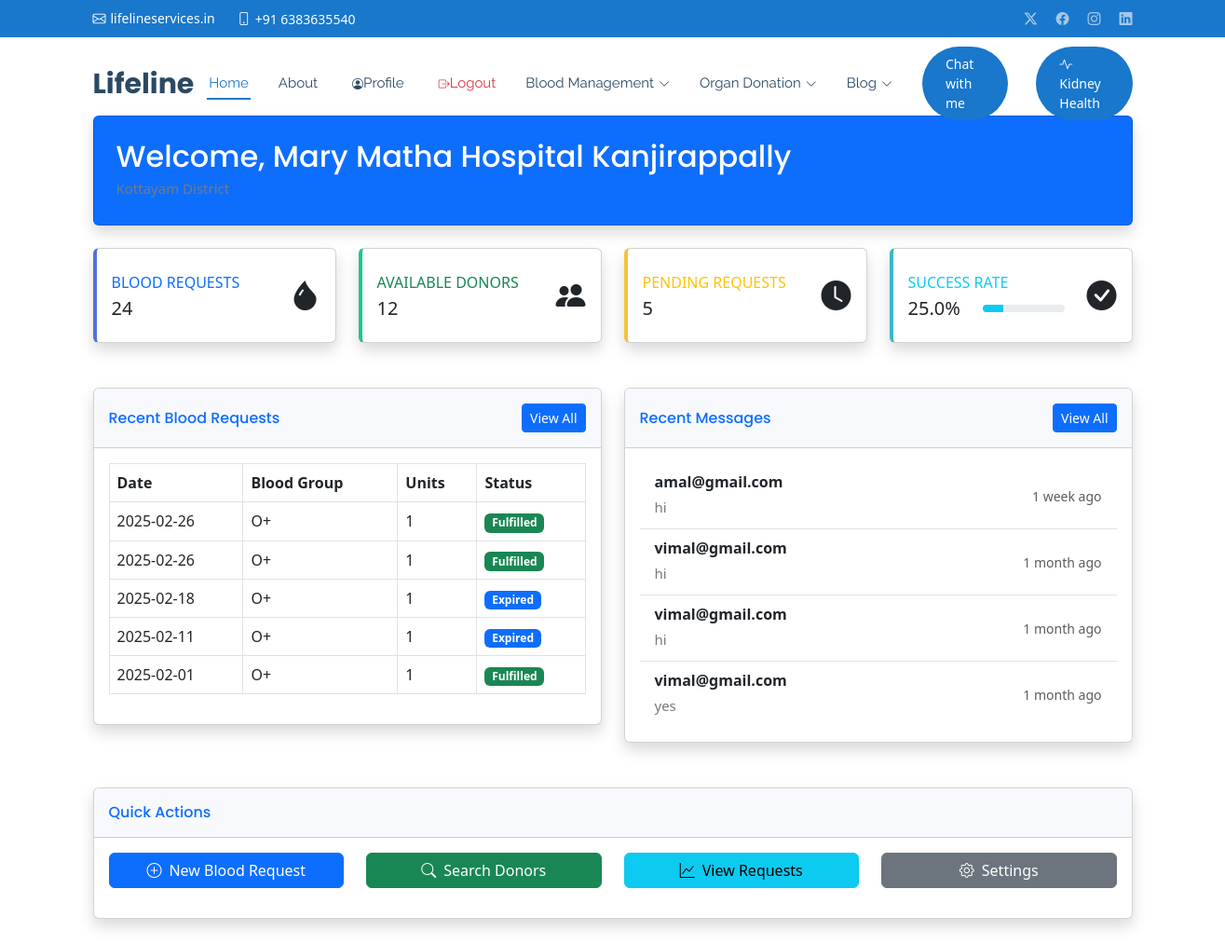
The page /hospital/home/ (signed in) on the database its author committed.
### core/models.py (models this page shows, shortened)
class Hospital(models.Model):
    DISTRICT_CHOICES = Donor.PLACE_CHOICES
    user = models.OneToOneField(User, on_delete=models.CASCADE, related_name='hospital_profile',default=1)
    profile_picture = models.ImageField(upload_to='hospital_profiles/', null=True, blank=True)
    name = models.CharField(max_length=255)
    district = models.CharField(choices=DISTRICT_CHOICES, max_length=100)
    phone = models.CharField(max_length=10, unique=True)
    email = models.EmailField(unique=True)
    manager_name = models.CharField(max_length=255,default="david")
    manager_phone = models.CharField(max_length=10,default=9999999999)
    is_active = models.BooleanField(default=True)
    created_at = models.DateTimeField(default=timezone.now)
    updated_at = models.DateTimeField(auto_now=True)
    class Meta:
        verbose_name = 'Hospital'
        verbose_name_plural = 'Hospitals'

class BloodRequest(models.Model):
    STATUS_CHOICES = [
        ('pending', 'Pending'),
        ('approved', 'Approved'),
        ('fulfilled', 'Fulfilled'),
        ('cancelled', 'Cancelled'),
        ('expired', 'Expired'),
    ]
    hospital = models.ForeignKey(Hospital, on_delete=models.CASCADE, related_name='blood_requests')
    blood_group = models.CharField(max_length=3, choices=Donor.BLOOD_GROUP_CHOICES)
    units_required = models.PositiveIntegerField()
    patient_name = models.CharField(max_length=100)
    patient_age = models.PositiveIntegerField(max_length=3)
    patient_gender = models.CharField(max_length=10, choices=[('M', 'Male'), ('F', 'Female'), ('O', 'Other')])
    required_by = models.DateField()
    reason = models.TextField()
    status = models.CharField(max_length=20, choices=STATUS_CHOICES, default='pending')
    created_at = models.DateTimeField(auto_now_add=True)
    updated_at = models.DateTimeField(auto_now=True)
    blood_received = models.BooleanField(default=False)  # Default to False, meaning not received
    last_checked = models.DateField(null = True)
    class Meta:
        ordering = ['-created_at']

class Message(models.Model):
    SENDER_TYPES = (
        ('hospital', 'Hospital'),
        ('donor', 'Donor')
    )
    STATUS_CHOICES = (
        ('unread', 'Unread'),
        ('read', 'Read'),
        ('archived', 'Archived')
    )
    sender = models.ForeignKey(User, on_delete=models.CASCADE, related_name='sent_messages')
    recipient = models.ForeignKey(User, on_delete=models.CASCADE, related_name='received_messages')
    sender_type = models.CharField(max_length=10, choices=SENDER_TYPES)
    content = models.TextField()
    timestamp = models.DateTimeField(default=timezone.now)
    status = models.CharField(max_length=10, choices=STATUS_CHOICES, default='unread')
    blood_request = models.ForeignKey('BloodRequest', on_delete=models.SET_NULL, null=True, blank=True)
    donor_contact = models.ForeignKey('DonorContact', on_delete=models.SET_NULL, null=True, blank=True)
    class Meta:
        ordering = ['-timestamp']
        verbose_name = 'Message'
        verbose_name_plural = 'Messages'

### core/views.py (the view)
# urls.py: path('hospital/home/', views.hospital_home, name='hospital_home'),
@login_required
def hospital_home(request):
    hospital = request.user.hospital_profile
    recent_messages = Message.objects.filter(
        recipient=request.user
    ).order_by('-timestamp')[:5]
    recent_blood_requests = BloodRequest.objects.filter(
        hospital=hospital
    ).order_by('-created_at')[:5]
    available_donors = Donor.objects.filter(
        is_active=True,
        district=hospital.district
    ).count()
    pending_requests = BloodRequest.objects.filter(
        hospital=hospital,
        status='pending'
    ).count()
    total_blood_requests = BloodRequest.objects.filter(
        hospital=hospital
    ).count()
    fulfilled_requests = BloodRequest.objects.filter(
        hospital=hospital,
        status='fulfilled'
    ).count()
    success_rate = (fulfilled_requests / total_blood_requests * 100) if total_blood_requests > 0 else 0
    context = {
        'recent_messages': recent_messages,
        'recent_blood_requests': recent_blood_requests,
        'available_donors': available_donors,
        'pending_requests': pending_requests,
        'total_blood_requests': total_blood_requests,
        'success_rate': round(success_rate, 2),
    }
    return render(request, 'hospital/hospital_home.html', context)

### core/templates/hospital/hospital_home.html (shortened to what this page needs)
{% extends 'base.html' %}
{% load static %}
{% block content %}
<section class="hospital-dashboard py-4">
    <div class="container">
        <div class="row mb-4">
            <div class="col-12">
                <div class="card bg-primary text-white shadow">
                    <div class="card-body p-4">
                        <h2 class="mb-0">Welcome, {{ request.user.hospital_profile.name }}</h2>
                        <p class="mb-0">{{ request.user.hospital_profile.district }} District</p>
                    </div>
                </div>
            </div>
        </div>
        <div class="row mb-4">
            <div class="col-xl-3 col-md-6 mb-4">
                <div class="card border-left-primary shadow h-100 py-2">
                    <div class="card-body">
                        <div class="row no-gutters align-items-center">
                            <div class="col mr-2">
                                <div class="text-xs font-weight-bold text-primary text-uppercase mb-1">
                                    Blood Requests</div>
                                <div class="h5 mb-0 font-weight-bold text-gray-800">{{ total_blood_requests }}</div>
                            </div>
                            <div class="col-auto">
                                <i class="bi bi-droplet-fill fa-2x text-gray-300"></i>
                            </div>
                        </div>
                    </div>
                </div>
            </div>
            <div class="col-xl-3 col-md-6 mb-4">
                <div class="card border-left-success shadow h-100 py-2">
                    <div class="card-body">
                        <div class="row no-gutters align-items-center">
                            <div class="col mr-2">
                                <div class="text-xs font-weight-bold text-success text-uppercase mb-1">
                                    Available Donors</div>
                                <div class="h5 mb-0 font-weight-bold text-gray-800">{{ available_donors }}</div>
                            </div>
                            <div class="col-auto">
                                <i class="bi bi-people-fill fa-2x text-gray-300"></i>
                            </div>
                        </div>
                    </div>
                </div>
            </div>
            <div class="col-xl-3 col-md-6 mb-4">
                <div class="card border-left-warning shadow h-100 py-2">
                    <div class="card-body">
                        <div class="row no-gutters align-items-center">
                            <div class="col mr-2">
                                <div class="text-xs font-weight-bold text-warning text-uppercase mb-1">
                                    Pending Requests</div>
                                <div class="h5 mb-0 font-weight-bold text-gray-800">{{ pending_requests }}</div>
                            </div>
                            <div class="col-auto">
                                <i class="bi bi-clock-fill fa-2x text-gray-300"></i>
                            </div>
                        </div>
                    </div>
                </div>
            </div>
            <div class="col-xl-3 col-md-6 mb-4">
                <div class="card border-left-info shadow h-100 py-2">
                    <div class="card-body">
                        <div class="row no-gutters align-items-center">
                            <div class="col mr-2">
                                <div class="text-xs font-weight-bold text-info text-uppercase mb-1">Success Rate
                                </div>
                                <div class="row no-gutters align-items-center">
                                    <div class="col-auto">
                                        <div class="h5 mb-0 mr-3 font-weight-bold text-gray-800">{{ success_rate }}%</div>
                                    </div>
                                    <div class="col">
                                        <div class="progress progress-sm mr-2">
                                            <div class="progress-bar bg-info" role="progressbar" data-success-rate="{{ success_rate }}"
                                                aria-valuenow="{{ success_rate }}" aria-valuemin="0" aria-valuemax="100">
                                            </div>
                                        </div>
                                    </div>
                                </div>
                            </div>
                            <div class="col-auto">
                                <i class="bi bi-check-circle-fill fa-2x text-gray-300"></i>
                            </div>
                        </div>
                    </div>
                </div>
            </div>
        </div>
        <div class="row">
            <div class="col-lg-6 mb-4">
                <div class="card shadow mb-4">
                    <div class="card-header py-3 d-flex justify-content-between align-items-center">
                        <h6 class="m-0 font-weight-bold text-primary">Recent Blood Requests</h6>
                        <a href="#" class="btn btn-sm btn-primary">View All</a>
                    </div>
                    <div class="card-body">
                        <div class="table-responsive">
                            <table class="table table-bordered">
                                <thead>
                                    <tr>
                                        <th>Date</th>
                                        <th>Blood Group</th>
                                        <th>Units</th>
                                        <th>Status</th>
                                    </tr>
                                </thead>
                                <tbody>
                                    {% for request in recent_blood_requests %}
                                    <tr>
                                        <td>{{ request.created_at|date:"Y-m-d" }}</td>
                                        <td>{{ request.blood_group }}</td>
                                        <td>{{ request.units_required }}</td>
                                        <td>
                                            <span class="badge
                                                {% if request.status == 'fulfilled' %}bg-success
                                                {% elif request.status == 'pending' %}bg-warning
                                                {% elif request.status == 'cancelled' %}bg-danger
                                                {% else %}bg-primary{% endif %}">
                                                {{ request.status|title }}
                                            </span>
                                        </td>
                                    </tr>
                                    {% endfor %}
                                </tbody>
                            </table>
                        </div>
                    </div>
                </div>
            </div>
            <div class="col-lg-6 mb-4">
                <div class="card shadow mb-4">
                    <div class="card-header py-3 d-flex justify-content-between align-items-center">
                        <h6 class="m-0 font-weight-bold text-primary">Recent Messages</h6>
                        <a href="{% url 'hospital_all_messages' %}" class="btn btn-sm btn-primary">View All</a>
                    </div>
                    <div class="card-body">
                        <ul class="list-group list-group-flush">
                            {% for message in recent_messages %}
                            <li class="list-group-item d-flex justify-content-between align-items-center">
                                <div>
                                    <strong>{{ message.sender.username }}</strong>
                                    <p class="mb-0">{{ message.content|truncatechars:50 }}</p>
                                </div>
                                <span class="text-muted small">{{ message.timestamp|timesince }} ago</span>
                            </li>
                            {% endfor %}
                        </ul>
                    </div>
                </div>
            </div>
        </div>
        <div class="row">
            <div class="col-12">
                <div class="card shadow mb-4">
                    <div class="card-header py-3">
                        <h6 class="m-0 font-weight-bold text-primary">Quick Actions</h6>
                    </div>
                    <div class="card-body">
                        <div class="row">
                            <div class="col-md-3 mb-3">
                                <a href="{% url 'create_blood_request' %}" class="btn btn-primary btn-block w-100">
                                    <i class="bi bi-plus-circle me-2"></i>New Blood Request
                                </a>
                            </div>
                            <div class="col-md-3 mb-3">
                                <a href="{% url 'blood_donor_list' %}" class="btn btn-success btn-block w-100">
                                    <i class="bi bi-search me-2"></i>Search Donors
                                </a>
                            </div>
                            <div class="col-md-3 mb-3">
                                <a href="{% url 'blood_request_list' %}" class="btn btn-info btn-block w-100">
                                    <i class="bi bi-graph-up me-2"></i>View Requests
                                </a>
                            </div>
                            <div class="col-md-3 mb-3">
                                <a href="{% url 'hospital_profile' %}" class="btn btn-secondary btn-block w-100">
                                    <i class="bi bi-gear me-2"></i>Settings
                                </a>
                            </div>
                        </div>
                    </div>
                </div>
            </div>
        </div>
    </div>
</section>
{% endblock %}

### rows shown on the page
BloodRequest: created_at "2025-02-26", blood_group "O+", units_required "1", status "Fulfilled"
BloodRequest: created_at "2025-02-26", blood_group "O+", units_required "1", status "Fulfilled"
BloodRequest: created_at "2025-02-18", blood_group "O+", units_required "1", status "Expired"
BloodRequest: created_at "2025-02-11", blood_group "O+", units_required "1", status "Expired"
BloodRequest: created_at "2025-02-01", blood_group "O+", units_required "1", status "Fulfilled"
Message: sender.username "amal@gmail.com", content "hi", timestamp "1 week"
Message: sender.username "vimal@gmail.com", content "hi", timestamp "1 month"
Message: sender.username "vimal@gmail.com", content "hi", timestamp "1 month"
Message: sender.username "vimal@gmail.com", content "yes", timestamp "1 month"

### other values the page prints
{{ request.user.hospital_profile.name }} "Mary Matha Hospital Kanjirappally"
{{ request.user.hospital_profile.district }} "Kottayam"
{{ total_blood_requests }} "24"
{{ available_donors }} "12"
{{ pending_requests }} "5"
{{ success_rate }} "25.0"
